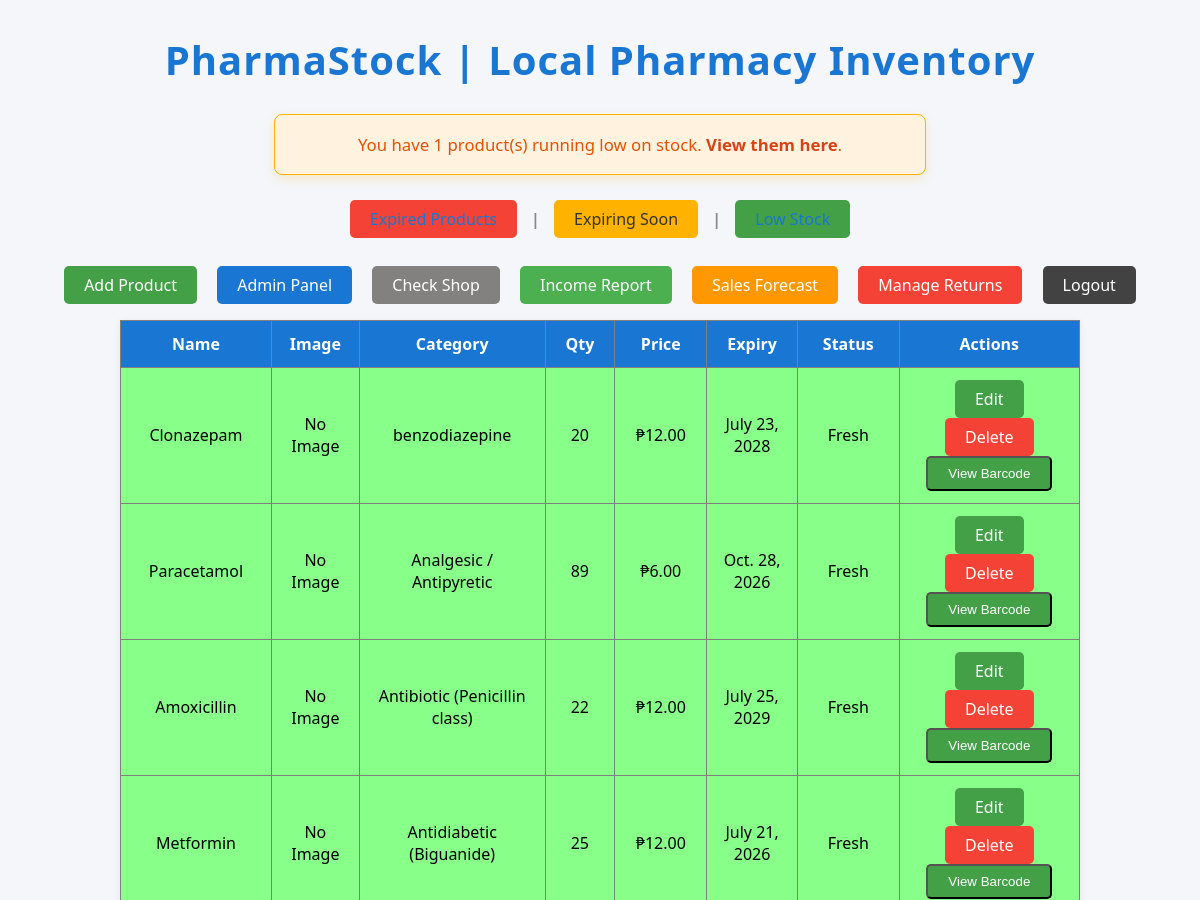
The app's page /products/ (signed in, upper part), older data.
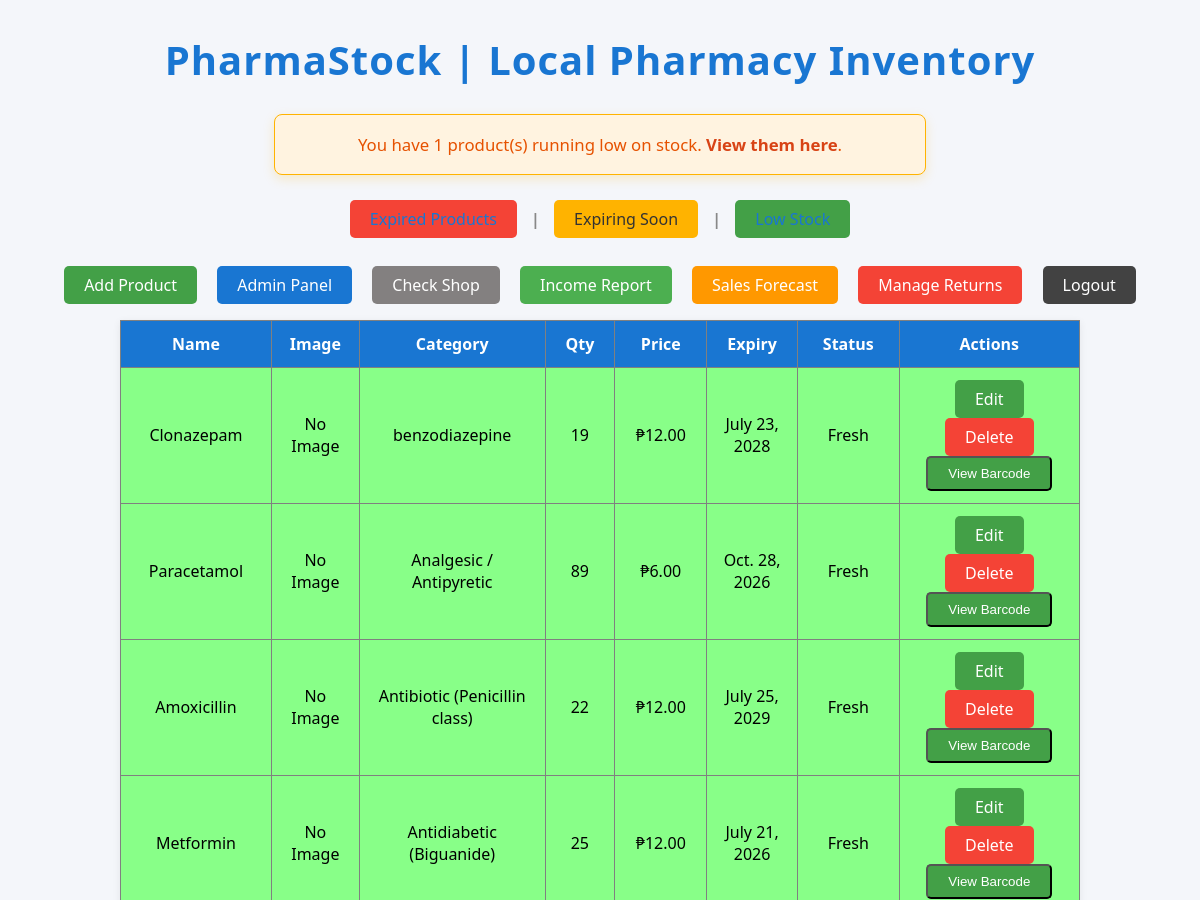
The same page, newer data.
### inventory/models.py (models this page shows, shortened)
class Product(models.Model):
    name = models.CharField(max_length=100)
    category = models.CharField(max_length=50)
    quantity = models.PositiveIntegerField()
    expiry_date = models.DateField()
    price = models.DecimalField(max_digits=10, decimal_places=2, default=0.00)
    low_stock_threshold = models.PositiveIntegerField(default=10)
    supplier = models.ForeignKey(Supplier, on_delete=models.SET_NULL, null=True, blank=True)
    image = models.ImageField(upload_to='products/', blank=True, null=True)
    barcode = models.ImageField(upload_to='barcodes/', blank=True)
    def is_expired(self):
        return timezone.now().date() > self.expiry_date
    def days_until_expiry(self):
        return (self.expiry_date - timezone.now().date()).days
    @property
    def is_low_stock(self):
        return self.quantity < self.low_stock_threshold
    @property
    def status(self):
        if self.is_expired():
            return "Expired"
        elif self.days_until_expiry() <= 7:
            return "Expiring Soon"
        elif self.is_low_stock:
            return "Low Stock"
        return "Fresh"

### inventory/views.py (the view)
# urls.py: path('products/', views.product_list, name='product_list'),
@admin_required
def product_list(request):
    products = Product.objects.all()
    low_stock_count = sum(1 for p in products if p.is_low_stock)
    today = timezone.now().date()
    return render(request, 'inventory/product_list.html', {'products': products, 'today': today, 'low_stock_count': low_stock_count})

### inventory/views.py (called while the page is built)
def admin_required(view_func):
    decorated_view_func = login_required(user_passes_test(lambda u: u.is_staff)(view_func))
    return decorated_view_func

### inventory/templates/inventory/product_list.html (shortened to what this page needs)
<!DOCTYPE html>
{% load static %}
<html>
<head>
    <link rel="stylesheet" href="{% static 'styles.css' %}">
</head>
<body>
    <h1 class="main-title">PharmaStock | Local Pharmacy Inventory</h1>
    {% if low_stock_count > 0 %}
        <div class="low-stock-alert">
            <p>You have {{ low_stock_count }} product(s) running low on stock. <a href="{% url 'low_stock' %}">View them here</a>.</p>
        </div>
    {% endif %}
        <div class="nav-links">
            <a href="{% url 'expired_products' %}" class="nav-btn expired">Expired Products</a>
            <span class="divider">|</span>
            <a href="{% url 'expiring_soon' %}" class="nav-btn expiring">Expiring Soon</a>
            <span class="divider">|</span>
            <a href="{% url 'low_stock' %}" class="nav-btn low-stock">Low Stock</a>
        </div>
        <div style="text-align:center; margin-bottom: 16px;">
                <a href="{% url 'product_add' %}" class="nav-btn" style="margin-right: 8px;">Add Product</a>
                <a href="/admin/" class="nav-btn" style="background-color: #1976d2; color: white; margin-right: 8px;">Admin Panel</a>
                <a href="{% url 'customer_product_list' %}" class="nav-btn" style="background-color: #838080ff; color: white;">Check Shop</a>
                <a href="{% url 'income_report' %}" class="nav-btn" style="background-color: #4CAF50; color: white;">Income Report</a>
                <a href="{% url 'sales_forecast' %}" class="nav-btn" style="background-color: #ff9800; color: white;">Sales Forecast</a>
                <a href="{% url 'manage_returns' %}" class="nav-btn" style="background-color: #f44336; color: white;">Manage Returns</a>
                <a href="{% url 'logout' %}" class="nav-btn" style="background-color: #424242; color: white;">Logout</a>
        </div>
    <table border="1">
         <tr>
            <th>Name</th><th>Image</th><th>Category</th><th>Qty</th><th>Price</th><th>Expiry</th><th>Status</th><th>Actions</th>
        </tr>
        {% for product in products %}
        <tr style="background-color: {% if product.status == 'Expired' %}#f88{% elif product.status == 'Expiring Soon' %}#ff8{% elif product.status == 'Low Stock' %}#ffcc80{% else %}#8f8{% endif %}">
            <td>{{ product.name }}</td>
            <td>
                {% if product.image %}
                    <img src="{{ product.image.url }}" alt="{{ product.name }}" width="100">
                {% else %}
                    No Image
                {% endif %}
            </td>
            <td>{{ product.category }}</td>
            <td>{{ product.quantity }}</td>
            <td>₱{{ product.price|floatformat:2 }}</td>
            <td>{{ product.expiry_date }}</td>
            <td>{{ product.status }}</td>
            <td>
                <a href="{% url 'product_edit' product.pk %}" class="nav-btn">Edit</a>
                <a href="{% url 'product_delete' product.pk %}" class="nav-btn expired">Delete</a>
                <button class="nav-btn view-barcode-btn" data-product-pk="{{ product.pk }}">View Barcode</button>
            </td>
        </tr>
        {% endfor %}
    </table>
</body>
</html>

Row changes from the older to the newer data that the page shows:
changed Product "Clonazepam": quantity "20" → "19"
